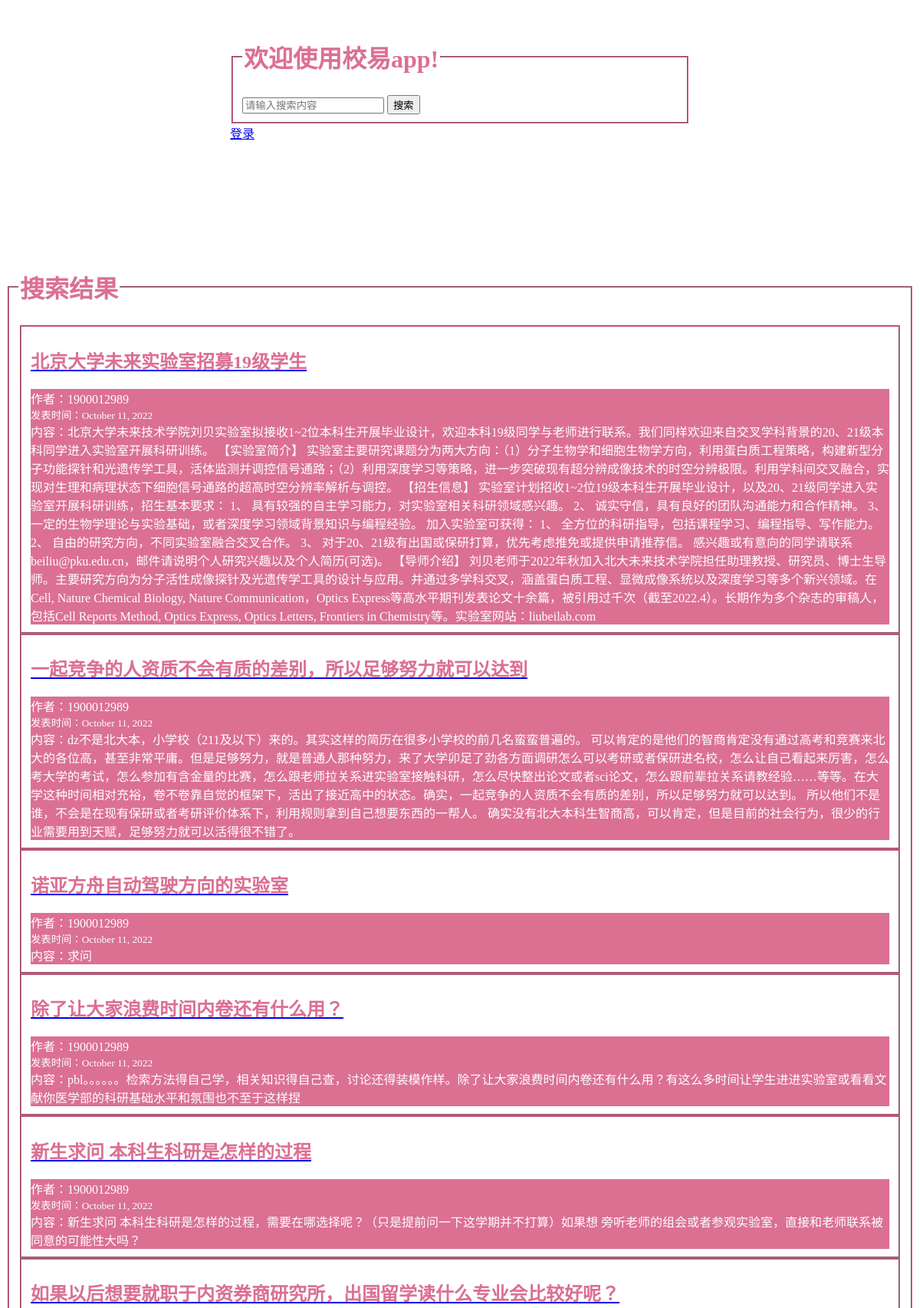
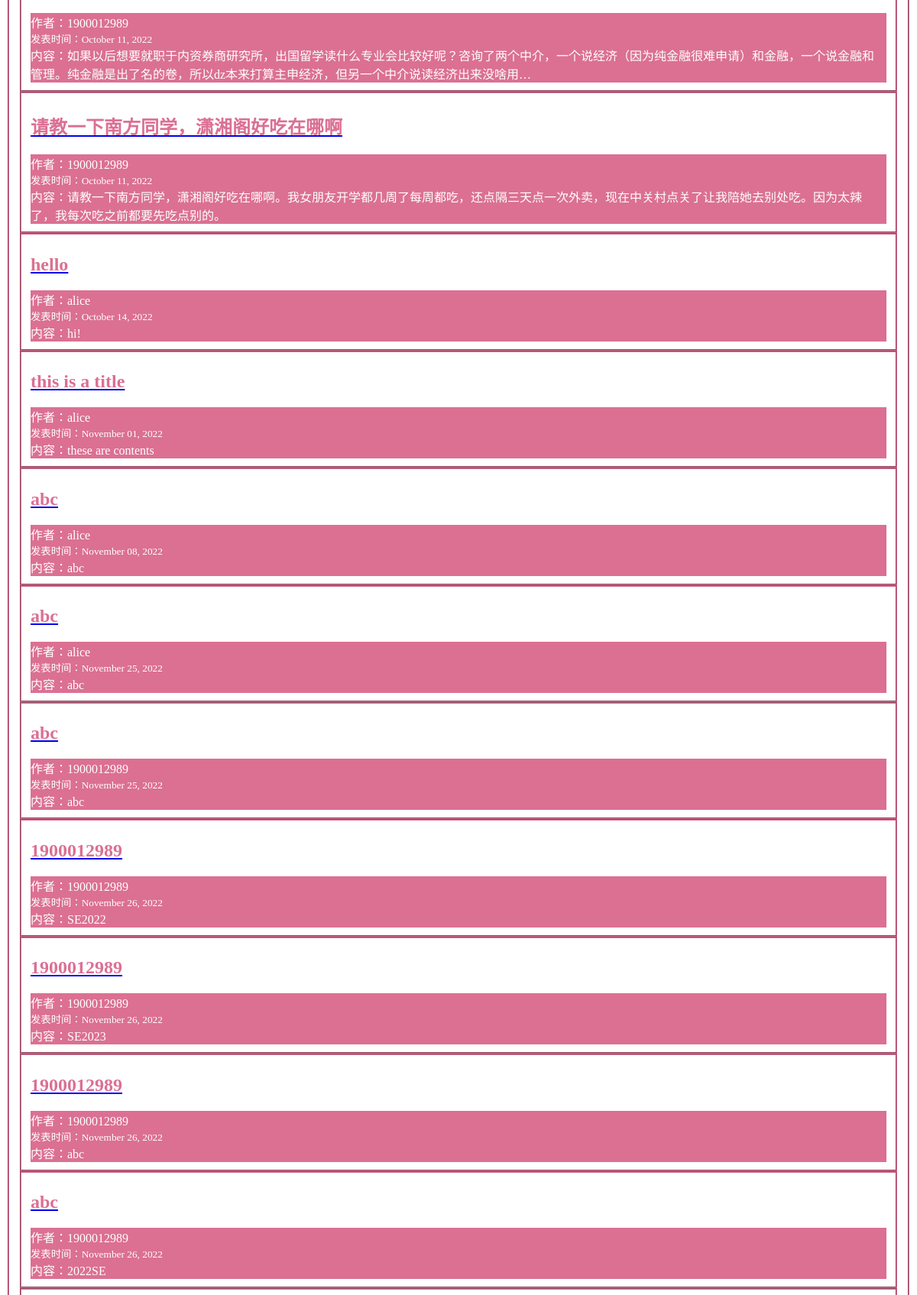
/postapp/ (upper part), run on the app's committed database (2 pictures, top to bottom).
### postapp/models.py (models this page shows, shortened)
class MyPost(models.Model):
    title = models.CharField(max_length=100)
    content = models.TextField()
    date_posted = models.DateTimeField(default=timezone.now)
    author = models.ForeignKey(User, on_delete=models.CASCADE)
    post_type = models.CharField(max_length=50,default="ALL")
    post_visible = models.CharField(max_length=50,default="NO")
    img_name = models.CharField(max_length=100,default="NULL")

### postapp/views.py (the view)
# urls.py: 2. Add a URL to urlpatterns:  path('', views.home, name='home')
def home(request):
    context = {
        'posts':MyPost.objects.all()
    }
    return render(request, 'postapp/home.html', context)

### postapp/templates/postapp/home.html (shortened to what this page needs)
<head>
</head>
<form action="{% url 'postapp:post-search' %}" method="post" class="wd">
<fieldset class="wd" style="border-width: 2px; border-color: #db7093">
<legend><h1>欢迎使用校易app!</h1></legend>
    <input placeholder="请输入搜索内容" type="text" name="search-content" />
    <input type="submit" value="搜索" name="search">
</fieldset>
{% if user.is_authenticated %}
    <a>欢迎，{{ user.username }}</a><br>
    <a href="{% url 'postapp:post-logout' %}">退出当前账户</a>
    <a href="{% url 'postapp:post-create' %}">发帖</a>
    <a href="{% url 'postapp:get-user-info' %}">账户信息</a>
{% else %}
    <a href="{% url 'postapp:post-logout' %}">登录</a>
{% endif %}
</form>
<fieldset class="wd" style="border-width: 2px; border-color: #db7093">
<legend><h1><font color=" #db7093">搜索结果</font></h1></legend>
{% block content %}
    {% for post in posts %}
        <fieldset class="wd" style="border-width: 2px; border-color: #db7093">
        <article>
        <h2><a href="{% url 'postapp:post-detail' post.id %}"><font color=" #db7093">{{ post.title }}</font></a></h2>
        <div>
        <label>作者：</label><a>{{ post.author }}</a><br>
        <small><label>发表时间：</label>{{ post.date_posted|date:"F d, Y" }}</small><br>
        <a>内容：{{ post.content }}</a>
        </div>
        </article>
        </fieldset>
    {% endfor %}
{% endblock content %}
</fieldset>

### postapp/templates/postapp/home.html (style rules this page uses)
form { color:#db7093; width:600px; height:300px; margin:auto; margin-top:30px; }
div { color:white; background-color:#db7093; }

### data on the page
MyPost: title "北京大学未来实验室招募19级学生", author "1900012989", date_posted "October 11, 2022", content "北京大学未来技术学院刘贝实验室拟接收1~2位本科生开展毕业设计，欢迎本科19级同学与老师进行联系。我们同样欢迎来自交叉学科背景的20、21级本科同学进入实验室开展科研训练。 【实验室简介】 实验室主要研究课题分为两大方向：（1）分子生物学和细胞生物学方向，利用蛋白质工程策略，构建新型分子功能探针和光遗传学工具，活体监测并调控信号通路；（2）利用深度学习等策略，进一步突破现有超分辨成像技术的时空分辨极限。利用学科间交叉融合，实现对生理和病理状态下细胞信号通路的超高时空分辨率解析与调控。 【招生信息】 实验室计划招收1~2位19级本科生开展毕业设计，以及20、21级同学进入实验室开展科研训练，招生基本要求： 1、 具有较强的自主学习能力，对实验室相关科研领域感兴趣。 2、 诚实守信，具有良好的团队沟通能力和合作精神。 3、 一定的生物学理论与实验基础，或者深度学习领域背景知识与编程经验。 加入实验室可获得： 1、 全方位的科研指导，包括课程学习、编程指导、写作能力。 2、 自由的研究方向，不同实验室融合交叉合作。 3、 对于20、21级有出国或保研打算，优先考虑推免或提供申请推荐信。 感兴趣或有意向的同学请联系beiliu@pku.edu.cn，邮件请说明个人研究兴趣以及个人简历(可选)。 【导师介绍】 刘贝老师于2022年秋加入北大未来技术学院担任助理教授、研究员、博士生导师。主要研究方向为分子活性成像探针及光遗传学工具的设计与应用。并通过多学科交叉，涵盖蛋白质工程、显微成像系统以及深度学习等多个新兴领域。在Cell, Nature Chemical Biology,…"
MyPost: title "一起竞争的人资质不会有质的差别，所以足够努力就可以达到", author "1900012989", date_posted "October 11, 2022", content "dz不是北大本，小学校（211及以下）来的。其实这样的简历在很多小学校的前几名蛮蛮普遍的。 可以肯定的是他们的智商肯定没有通过高考和竞赛来北大的各位高，甚至非常平庸。但是足够努力，就是普通人那种努力，来了大学卯足了劲各方面调研怎么可以考研或者保研进名校，怎么让自己看起来厉害，怎么考大学的考试，怎么参加有含金量的比赛，怎么跟老师拉关系进实验室接触科研，怎么尽快整出论文或者sci论文，怎么跟前辈拉关系请教经验……等等。在大学这种时间相对充裕，卷不卷靠自觉的框架下，活出了接近高中的状态。确实，一起竞争的人资质不会有质的差别，所以足够努力就可以达到。 所以他们不是谁，不会是在现有保研或者考研评价体系下，利用规则拿到自己想要东西的一帮人。 确实没有北大本科生智商高，可以肯定，但是目前的社会行为，很少的行业需要用到天赋，足够努力就可以活得很不错了。"
MyPost: title "诺亚方舟自动驾驶方向的实验室", author "1900012989", date_posted "October 11, 2022", content "求问"
MyPost: title "除了让大家浪费时间内卷还有什么用？", author "1900012989", date_posted "October 11, 2022", content "pbl。。。。。。检索方法得自己学，相关知识得自己查，讨论还得装模作样。除了让大家浪费时间内卷还有什么用？有这么多时间让学生进进实验室或看看文献你医学部的科研基础水平和氛围也不至于这样捏"
MyPost: title "新生求问 本科生科研是怎样的过程", author "1900012989", date_posted "October 11, 2022", content "新生求问 本科生科研是怎样的过程，需要在哪选择呢？（只是提前问一下这学期并不打算）如果想 旁听老师的组会或者参观实验室，直接和老师联系被同意的可能性大吗？"
MyPost: title "如果以后想要就职于内资券商研究所，出国留学读什么专业会比较好呢？", author "1900012989", date_posted "October 11, 2022", content "如果以后想要就职于内资券商研究所，出国留学读什么专业会比较好呢？咨询了两个中介，一个说经济（因为纯金融很难申请）和金融，一个说金融和管理。纯金融是出了名的卷，所以dz本来打算主申经济，但另一个中介说读经济出来没啥用…"
MyPost: title "请教一下南方同学，潇湘阁好吃在哪啊", author "1900012989", date_posted "October 11, 2022", content "请教一下南方同学，潇湘阁好吃在哪啊。我女朋友开学都几周了每周都吃，还点隔三天点一次外卖，现在中关村点关了让我陪她去别处吃。因为太辣了，我每次吃之前都要先吃点别的。"
MyPost: title "hello", author "alice", date_posted "October 14, 2022", content "hi!"
MyPost: title "this is a title", author "alice", date_posted "November 01, 2022", content "these are contents"
MyPost: title "abc", author "alice", date_posted "November 08, 2022", content "abc"
MyPost: title "abc", author "alice", date_posted "November 25, 2022", content "abc"
MyPost: title "abc", author "1900012989", date_posted "November 25, 2022", content "abc"
MyPost: title "1900012989", author "1900012989", date_posted "November 26, 2022", content "SE2022"
MyPost: title "1900012989", author "1900012989", date_posted "November 26, 2022", content "SE2023"
MyPost: title "1900012989", author "1900012989", date_posted "November 26, 2022", content "abc"
MyPost: title "abc", author "1900012989", date_posted "November 26, 2022", content "2022SE"
